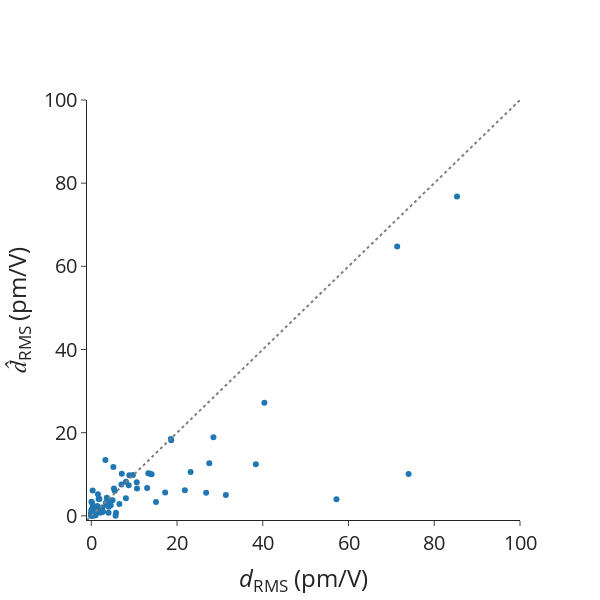

The code cell stored with this chart in its notebook:
### Markdown cell above
# Errors on dRMS

### Code cell
# Data

mae = mean_absolute_error(df_pred_matten["dRMS_true"], df_pred_matten["dRMS_matten"])
mape = mean_absolute_percentage_error(
    df_pred_matten["dRMS_true"], df_pred_matten["dRMS_matten"]
)
rmse = root_mean_squared_error(
    df_pred_matten["dRMS_true"], df_pred_matten["dRMS_matten"]
)
spearmanrho = spearmanr(df_pred_matten["dRMS_true"], df_pred_matten["dRMS_matten"])
print(f"MAE = {mae}")
print(f"MAPE = {mape}")
print(f"RMSE = {rmse}")
print(f"Rho_sp = {spearmanrho.statistic}")

# Scatter plot for previous outputs.
scatter_dRMS = go.Scatter(
    x=df_pred_matten["dRMS_true"],
    y=df_pred_matten["dRMS_matten"],
    mode="markers",
    name="",
    showlegend=False,
    text=[mpid for mpid in df_pred_matten.index.values],
)

ideal = go.Scatter(
    x=[-1, 200],
    y=[-1, 200],
    mode="lines",
    line=dict(color="gray", dash="dot"),
    showlegend=False,
)

# Layout
layout = go.Layout(
    # title=dict(text='Scatter Plot'),
    xaxis=dict(title="<i>d</i><sub>RMS</sub> (pm/V)", range=[-1, 100]),
    yaxis=dict(title="<i>d&#770;</i><sub>RMS</sub> (pm/V)", range=[-1, 100]),
    # legend=dict(font=dict(size=12)),
)

# Create figure
fig = go.Figure(data=[scatter_dRMS, ideal], layout=layout)

fig.update_layout(
    autosize=False,
    font_size=20,
    width=600,
    height=600,
    # plot_bgcolor="white",
    template="simple_white",
)
fig.update_layout(
    xaxis=dict(
        # tickmode = 'array',
        # tickvals = [1, 2,3,4,5,6,7,8],
        # ticktext = ['One', 'Three', 'Five', 'Seven', 'Nine', 'Eleven']
        showgrid=False,
    ),
    yaxis=dict(
        # tickmode = 'array',
        # tickvals = [1, 2,3,4,5,6,7,8],
        # ticktext = ['One', 'Three', 'Five', 'Seven', 'Nine', 'Eleven']
        showgrid=False,
    ),
)

# Show figure
fig.show()

### Figure 1 — Plotly figure (JSON) as saved in the notebook; plotly's stock layout.template omitted (floating-point values rounded to 4 significant figures)
{"data": [{"mode": "markers", "name": "", "showlegend": false, "text": ["agm001266143", "agm002018585", "agm002056302", "agm002072309", "agm002073755", "agm002074655", "agm002077911", "agm002079795", "agm002091778", "agm002097562", "agm002128787", "agm002137965", "agm002149208", "agm002153716", "agm002156258", "agm002156599", "agm002186848", "agm002190330", "agm002224787", "agm002225219", "agm002233061", "agm002254137", "agm002336867", "agm002848041", "agm003160584", "agm003202330", "agm003204906", "agm003464867", "agm003612680", "agm003713453", "agm003743952", "agm004786105", "agm004947354", "agm004951594", "agm004958126", "agm005112928", "agm005539186", "agm005605704", "agm005769288", "agm005882580", "agm005955873", "agm006056059", "agm1000019508", "agm2000011039", "agm2000016398", "agm2000084944", "agm2000085596", "agm2000128632", "agm2000145156", "mp-1019889", "mp-1023936", "mp-1029408", "mp-1029652", "mp-1029932", "mp-1078049", "mp-1184796", "mp-1189731", "mp-1195571", "mp-1208039", "mp-1215615", "mp-1217830", "mp-1218158", "mp-1219293", "mp-1219501", "mp-1220818", "mp-1222496", "mp-1222565", "mp-1222661", "mp-1223489", "mp-1224376", "mp-1226863", "mp-1227512", "mp-1227993", "mp-1227994", "mp-1228522", "mp-1228745", "mp-14568", "mp-17066", "mp-17207", "mp-21521", "mp-23280", "mp-23363", "mp-23794", "mp-27316", "mp-27914", "mp-27987", "mp-28089", "mp-28473", "mp-29155", "mp-29524", "mp-32959", "mp-33723", "mp-36779", "mp-504908", "mp-504910", "mp-542931", "mp-550959", "mp-552663", "mp-554002", "mp-556719", "mp-559065", "mp-559373", "mp-559961", "mp-560521", "mp-560588", "mp-560699", "mp-561664", "mp-567246", "mp-568328", "mp-568802", "mp-570213", "mp-571195", "mp-6126", "mp-672158", "mp-685097", "mp-753401", "mp-756570", "mp-761842", "mp-769218", "mp-774907", "mp-8673", "mp-985293", "mp-997027", "mp-998230", "mp-998591"], "type": "scatter", "x": [18.64, 27.52, 1.904, 1.895, 0.4127, 1.601, 7.03, 0.6499, 0.1551, 0.1939, 5.15, 0.3619, 0.04917, 0.4543, 0.2781, 1.005, 40.38, 8.864, 3.946, 8.092, 3.995, 71.35, 85.3, 0.04655, 38.38, 14.07, 5.466, 7.112, 0.5891, 2.519, 0.05869, 28.49, 4.133, 3.618, 1.21, 2.539, 6.558, 18.56, 2.502, 4.541, 0.2071, 0.06227, 0.08778, 0.1593, 0.002636, 0.02061, 0.03737, 0.02798, 0.007023, 0.09539, 1.706, 5.281, 1.963, 17.23, 9.709, 0.07221, 0.06197, 0.08541, 0.536, 13.31, 1.41, 1.251, 0.1615, 10.6, 0.9523, 0.07122, 0.2991, 23.17, 0.07569, 10.67, 0.1928, 13.02, 8.727, 1.294, 3.396, 4.964, 0.03164, 0.04501, 8.072, 4.031, 0.0583, 0.00565, 0.1714, 0.0537, 0.0599, 0.8324, 1.548, 0.2172, 2.279, 0.2456, 0.5491, 13.69, 1.347, 0.3161, 0.9607, 0.3921, 4.351, 0.5717, 0.2254, 0.9312, 3.624, 0.5506, 0.4046, 0.1382, 15.09, 0.4178, 0.4794, 0.157, 31.39, 21.83, 74.01, 57.19, 1.525, 0.2708, 2.408, 0.9331, 5.764, 0.412, 26.79, 1.415, 3.294, 0.08935, 5.668, 2.732, 4.08], "y": [18.16, 12.65, 4.044, 1.909, 0.434, 1.007, 7.547, 1.063, 3.231, 0.286, 11.77, 2.142, 0.3887, 1.823, 0.221, 0.1182, 27.18, 9.738, 3.221, 8.201, 3.295, 64.75, 76.79, 0.9589, 12.4, 10.03, 6.027, 10.12, 0.6592, 1.931, 0.07082, 18.92, 2.476, 4.344, 1.289, 1.197, 2.859, 18.49, 2.009, 2.534, 0.6347, 0.3752, 0.4756, 0.7667, 0.1897, 0.1755, 3.407, 0.6865, 1.417, 0.3041, 4.06, 6.585, 0.8244, 5.627, 9.807, 0.3032, 0.6433, 0.2968, 0.02049, 10.26, 2.377, 1.589, 0.2393, 8.073, 1.283, 0.475, 0.4818, 10.53, 0.548, 6.564, 0.7922, 6.707, 7.353, 1.247, 3.161, 3.761, 0.2619, 0.2182, 4.221, 0.7482, 0.2944, 0.4456, 0.2515, 0.03454, 0.1824, 0.5186, 5.171, 0.3418, 0.7833, 1.534, 2.221, 10.13, 1.159, 6.066, 1.073, 0.2151, 3.452, 0.4206, 1.346, 1.091, 2.626, 1.321, 0.2901, 0.2722, 3.337, 0.9232, 0.2255, 0.0544, 4.992, 6.172, 10.08, 4.017, 1.222, 0.3272, 0.9923, 1.045, 0.773, 1.235, 5.557, 0.9807, 13.42, 0.2156, 0.04717, 0.9545, 2.184]}, {"line": {"color": "gray", "dash": "dot"}, "mode": "lines", "showlegend": false, "type": "scatter", "x": [-1, 200], "y": [-1, 200]}], "layout": {"autosize": false, "font": {"size": 20}, "height": 600, "width": 600, "xaxis": {"range": [-1, 100], "showgrid": false, "title": {"text": "<i>d</i><sub>RMS</sub> (pm/V)"}}, "yaxis": {"range": [-1, 100], "showgrid": false, "title": {"text": "<i>d&#770;</i><sub>RMS</sub> (pm/V)"}}}}
